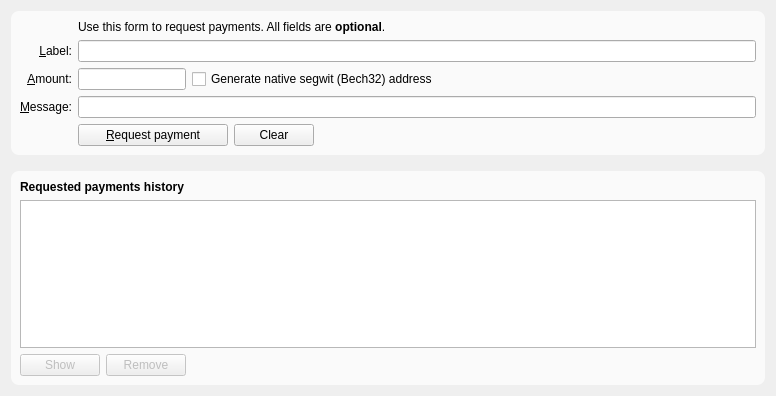
<?xml version="1.0" encoding="UTF-8"?>
<ui version="4.0">
 <class>ReceiveCoinsDialog</class>
 <widget class="QWidget" name="ReceiveCoinsDialog">
  <property name="geometry">
   <rect>
    <x>0</x>
    <y>0</y>
    <width>776</width>
    <height>396</height>
   </rect>
  </property>
  <layout class="QVBoxLayout" name="verticalLayout" stretch="0,0,1">
   <item>
    <widget class="QFrame" name="frame2">
      <property name="styleSheet">
        <string notr="true">#frame2 { background-color: rgba(255,255,255,0.7); border-radius: 8px; }</string>
      </property>
     <property name="sizePolicy">
      <sizepolicy hsizetype="Preferred" vsizetype="Expanding">
       <horstretch>0</horstretch>
       <verstretch>0</verstretch>
      </sizepolicy>
     </property>
     <property name="frameShape">
      <enum>QFrame::StyledPanel</enum>
     </property>
     <property name="frameShadow">
      <enum>QFrame::Sunken</enum>
     </property>
     <layout class="QVBoxLayout" name="verticalLayout_3">
      <item>
       <layout class="QGridLayout" name="gridLayout">
        <item row="5" column="0">
         <widget class="QLabel" name="label">
          <property name="toolTip">
           <string>An optional amount to request. Leave this empty or zero to not request a specific amount.</string>
          </property>
          <property name="text">
           <string>&amp;Amount:</string>
          </property>
          <property name="alignment">
           <set>Qt::AlignRight|Qt::AlignTrailing|Qt::AlignVCenter</set>
          </property>
          <property name="buddy">
           <cstring>reqAmount</cstring>
          </property>
         </widget>
        </item>
        <item row="6" column="0">
         <widget class="QLabel" name="label_3">
          <property name="toolTip">
           <string>An optional message to attach to the payment request, which will be displayed when the request is opened. Note: The message will not be sent with the payment over the XPChain network.</string>
          </property>
          <property name="text">
           <string>&amp;Message:</string>
          </property>
          <property name="alignment">
           <set>Qt::AlignRight|Qt::AlignTrailing|Qt::AlignVCenter</set>
          </property>
          <property name="buddy">
           <cstring>reqMessage</cstring>
          </property>
         </widget>
        </item>
        <item row="4" column="2">
         <widget class="QLineEdit" name="reqLabel">
          <property name="toolTip">
           <string>An optional label to associate with the new receiving address.</string>
          </property>
         </widget>
        </item>
        <item row="2" column="2">
         <widget class="QLabel" name="label_5">
          <property name="text">
           <string>Use this form to request payments. All fields are &lt;b&gt;optional&lt;/b&gt;.</string>
          </property>
         </widget>
        </item>
        <item row="4" column="0">
         <widget class="QLabel" name="label_2">
          <property name="toolTip">
           <string>An optional label to associate with the new receiving address.</string>
          </property>
          <property name="text">
           <string>&amp;Label:</string>
          </property>
          <property name="alignment">
           <set>Qt::AlignRight|Qt::AlignTrailing|Qt::AlignVCenter</set>
          </property>
          <property name="buddy">
           <cstring>reqLabel</cstring>
          </property>
         </widget>
        </item>
        <item row="6" column="2">
         <widget class="QLineEdit" name="reqMessage">
          <property name="toolTip">
           <string>An optional message to attach to the payment request, which will be displayed when the request is opened. Note: The message will not be sent with the payment over the XPChain network.</string>
          </property>
         </widget>
        </item>
        <item row="7" column="2">
         <layout class="QHBoxLayout" name="horizontalLayout">
          <item>
           <widget class="QPushButton" name="receiveButton">
            <property name="minimumSize">
             <size>
              <width>150</width>
              <height>0</height>
             </size>
            </property>
            <property name="text">
             <string>&amp;Request payment</string>
            </property>
            <property name="icon">
             <iconset resource="../bitcoin.qrc">
              <normaloff>:/icons/receiving_addresses</normaloff>:/icons/receiving_addresses</iconset>
            </property>
           </widget>
          </item>
          <item>
           <widget class="QPushButton" name="clearButton">
            <property name="sizePolicy">
             <sizepolicy hsizetype="Minimum" vsizetype="Fixed">
              <horstretch>0</horstretch>
              <verstretch>0</verstretch>
             </sizepolicy>
            </property>
            <property name="toolTip">
             <string>Clear all fields of the form.</string>
            </property>
            <property name="text">
             <string>Clear</string>
            </property>
            <property name="icon">
             <iconset resource="../bitcoin.qrc">
              <normaloff>:/icons/remove</normaloff>:/icons/remove</iconset>
            </property>
            <property name="autoDefault">
             <bool>false</bool>
            </property>
           </widget>
          </item>
          <item>
           <spacer name="horizontalSpacer">
            <property name="orientation">
             <enum>Qt::Horizontal</enum>
            </property>
            <property name="sizeHint" stdset="0">
             <size>
              <width>40</width>
              <height>20</height>
             </size>
            </property>
           </spacer>
          </item>
         </layout>
        </item>
        <item row="7" column="0">
         <widget class="QLabel" name="label_7">
          <property name="text">
           <string/>
          </property>
         </widget>
        </item>
        <item row="5" column="2">
         <layout class="QHBoxLayout" name="horizontalLayout_6">
          <item>
           <widget class="BitcoinAmountField" name="reqAmount">
            <property name="sizePolicy">
             <sizepolicy hsizetype="Fixed" vsizetype="Fixed">
              <horstretch>0</horstretch>
              <verstretch>0</verstretch>
             </sizepolicy>
            </property>
            <property name="minimumSize">
             <size>
              <width>80</width>
              <height>0</height>
             </size>
            </property>
            <property name="maximumSize">
             <size>
              <width>1000</width>
              <height>100</height>
             </size>
            </property>
            <property name="toolTip">
             <string>An optional amount to request. Leave this empty or zero to not request a specific amount.</string>
            </property>
           </widget>
          </item>
          <item>
           <widget class="QCheckBox" name="useBech32">
            <property name="sizePolicy">
             <sizepolicy hsizetype="Fixed" vsizetype="Fixed">
              <horstretch>0</horstretch>
              <verstretch>0</verstretch>
             </sizepolicy>
            </property>
            <property name="maximumSize">
             <size>
              <width>1000</width>
              <height>16777215</height>
             </size>
            </property>
            <property name="focusPolicy">
             <enum>Qt::StrongFocus</enum>
            </property>
            <property name="toolTip">
             <string>Native segwit addresses (aka Bech32 or BIP-173) reduce your transaction fees later on and offer better protection against typos, but old wallets don't support them. When unchecked, an address compatible with older wallets will be created instead.</string>
            </property>
            <property name="text">
             <string>Generate native segwit (Bech32) address</string>
            </property>
           </widget>
          </item>
          <item>
           <spacer name="horizontalSpacer_3">
            <property name="orientation">
             <enum>Qt::Horizontal</enum>
            </property>
            <property name="sizeHint" stdset="0">
             <size>
              <width>0</width>
              <height>0</height>
             </size>
            </property>
           </spacer>
          </item>
         </layout>
        </item>
       </layout>
      </item>
     </layout>
    </widget>
   </item>
   <item>
    <spacer name="verticalSpacer_2">
     <property name="orientation">
      <enum>Qt::Vertical</enum>
     </property>
     <property name="sizeHint" stdset="0">
      <size>
       <width>20</width>
       <height>10</height>
      </size>
     </property>
    </spacer>
   </item>
   <item>
    <widget class="QFrame" name="frame">
      <property name="styleSheet">
        <string notr="true">#frame { background-color: rgba(255,255,255,0.7); border-radius: 8px; }</string>
      </property>
     <property name="sizePolicy">
      <sizepolicy hsizetype="Preferred" vsizetype="Expanding">
       <horstretch>0</horstretch>
       <verstretch>0</verstretch>
      </sizepolicy>
     </property>
     <property name="frameShape">
      <enum>QFrame::StyledPanel</enum>
     </property>
     <property name="frameShadow">
      <enum>QFrame::Raised</enum>
     </property>
     <layout class="QVBoxLayout" name="verticalLayout_2">
      <item>
       <widget class="QLabel" name="label_6">
        <property name="font">
         <font>
          <weight>75</weight>
          <bold>true</bold>
         </font>
        </property>
        <property name="text">
         <string>Requested payments history</string>
        </property>
       </widget>
      </item>
      <item>
       <widget class="QTableView" name="recentRequestsView">
        <property name="contextMenuPolicy">
         <enum>Qt::CustomContextMenu</enum>
        </property>
        <property name="tabKeyNavigation">
         <bool>false</bool>
        </property>
        <property name="sortingEnabled">
         <bool>true</bool>
        </property>
       </widget>
      </item>
      <item>
       <layout class="QHBoxLayout" name="horizontalLayout_2">
        <item>
         <widget class="QPushButton" name="showRequestButton">
          <property name="enabled">
           <bool>false</bool>
          </property>
          <property name="toolTip">
           <string>Show the selected request (does the same as double clicking an entry)</string>
          </property>
          <property name="text">
           <string>Show</string>
          </property>
          <property name="icon">
           <iconset resource="../bitcoin.qrc">
            <normaloff>:/icons/edit</normaloff>:/icons/edit</iconset>
          </property>
          <property name="autoDefault">
           <bool>false</bool>
          </property>
         </widget>
        </item>
        <item>
         <widget class="QPushButton" name="removeRequestButton">
          <property name="enabled">
           <bool>false</bool>
          </property>
          <property name="toolTip">
           <string>Remove the selected entries from the list</string>
          </property>
          <property name="text">
           <string>Remove</string>
          </property>
          <property name="icon">
           <iconset resource="../bitcoin.qrc">
            <normaloff>:/icons/remove</normaloff>:/icons/remove</iconset>
          </property>
          <property name="autoDefault">
           <bool>false</bool>
          </property>
         </widget>
        </item>
        <item>
         <spacer name="horizontalSpacer_2">
          <property name="orientation">
           <enum>Qt::Horizontal</enum>
          </property>
          <property name="sizeHint" stdset="0">
           <size>
            <width>40</width>
            <height>20</height>
           </size>
          </property>
         </spacer>
        </item>
       </layout>
      </item>
     </layout>
    </widget>
   </item>
  </layout>
 </widget>
 <customwidgets>
  <customwidget>
   <class>BitcoinAmountField</class>
   <extends>QLineEdit</extends>
   <header>qt/bitcoinamountfield.h</header>
   <container>1</container>
  </customwidget>
 </customwidgets>
 <tabstops>
  <tabstop>reqLabel</tabstop>
  <tabstop>reqAmount</tabstop>
  <tabstop>useBech32</tabstop>
  <tabstop>reqMessage</tabstop>
  <tabstop>receiveButton</tabstop>
  <tabstop>clearButton</tabstop>
  <tabstop>recentRequestsView</tabstop>
  <tabstop>showRequestButton</tabstop>
  <tabstop>removeRequestButton</tabstop>
 </tabstops>
 <resources>
  <include location="../bitcoin.qrc"/>
 </resources>
 <connections/>
</ui>
